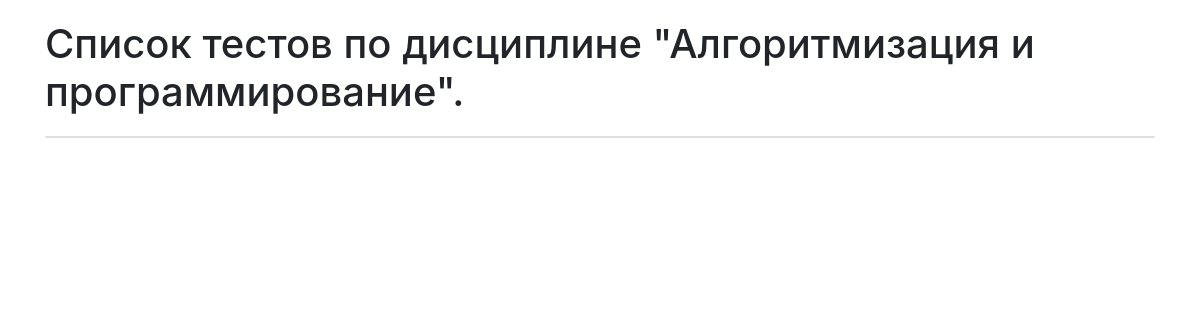
/tests/ (signed in), run on an earlier commit of the app's database.
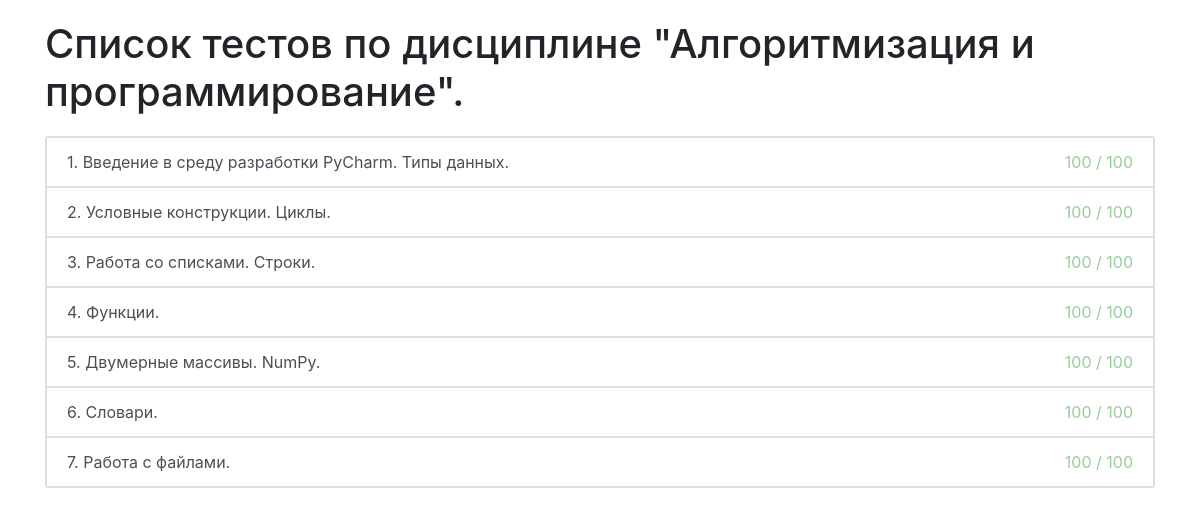
And on a later commit of the database.
### tests/models.py (models this page shows)
class Topic(models.Model):
    subject_id = models.ForeignKey(Subject, on_delete=models.CASCADE)
    name = models.CharField(max_length=50)

### tests/views.py (the view)
# urls.py: path('', views.show_tests, name='show tests'),
@login_required(login_url='/account/auth/', redirect_field_name='')
def show_tests(request):
    questions = Topic.objects.all()
    return render(request, 'tests/tests.html', {'data': questions})

### templates/tests/tests.html (shortened to what this page needs)
{% extends "tests/base.html" %}
{% block header %}Список тестов по дисциплине "Алгоритмизация и программирование".{% endblock header %}
{% block content %}
    <div class="card"><ul class="list-group list-group-flush">
    {% for topic in data %}
        <a href="{{ topic.id }}">
        <li class="list-group-item list-group-item-action">
            <div style="display: flex; flex-direction: row; justify-content: space-between">
                <div>
                    {{ topic.id }}. {{ topic.name}}
                </div>
                <div style="color: #9c9">
                    100 / 100
                </div>
            </div>
        </li></a>
    {% endfor %}
    </ul></div>
{% endblock content %}

What changed in the data, as far as the page shows it:
added Topic: id "1", name "Введение в среду разработки PyCharm. Типы данных."
added Topic: id "2", name "Условные конструкции. Циклы."
added Topic: id "3", name "Работа со списками. Строки."
added Topic: id "4", name "Функции."
added Topic: id "5", name "Двумерные массивы. NumPy."
added Topic: id "6", name "Cловари."
added Topic: id "7", name "Работа с файлами."
